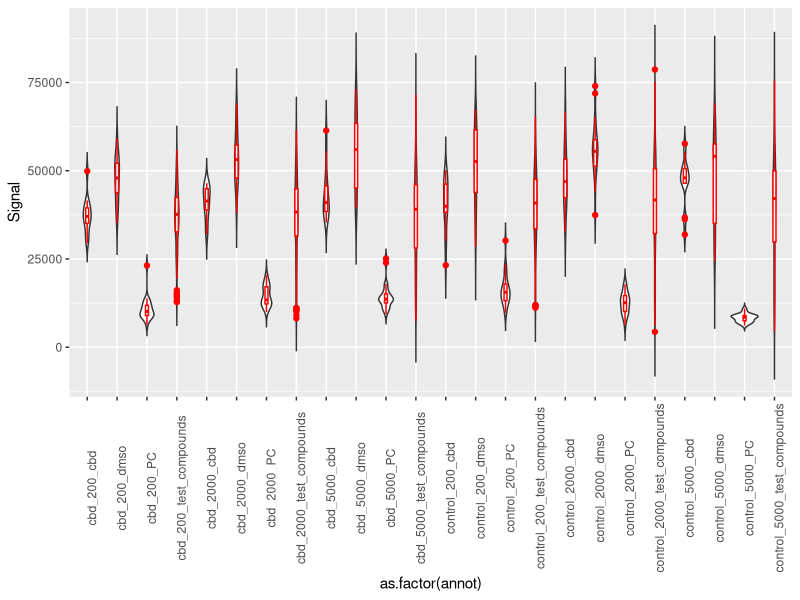
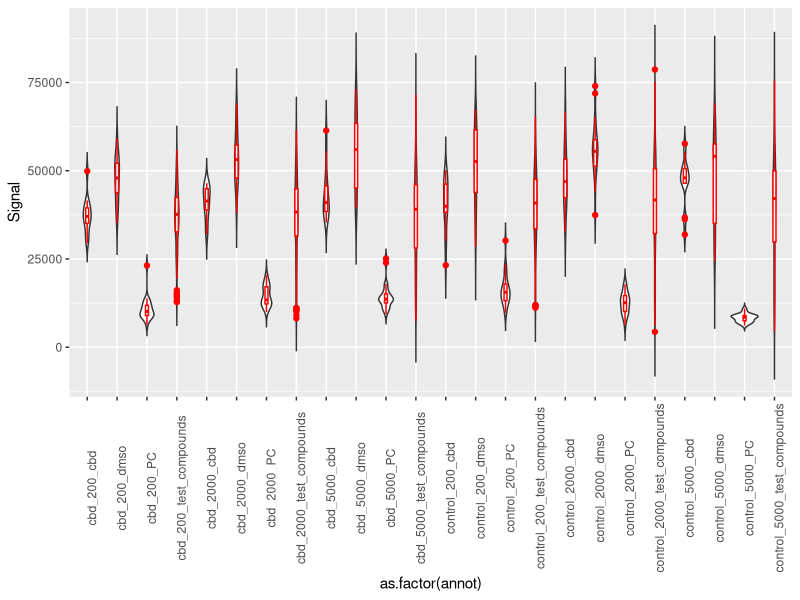
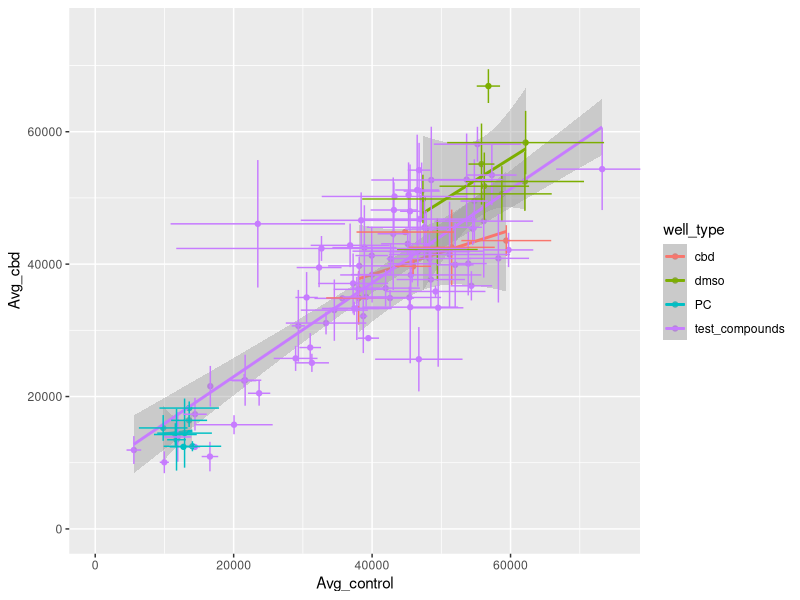
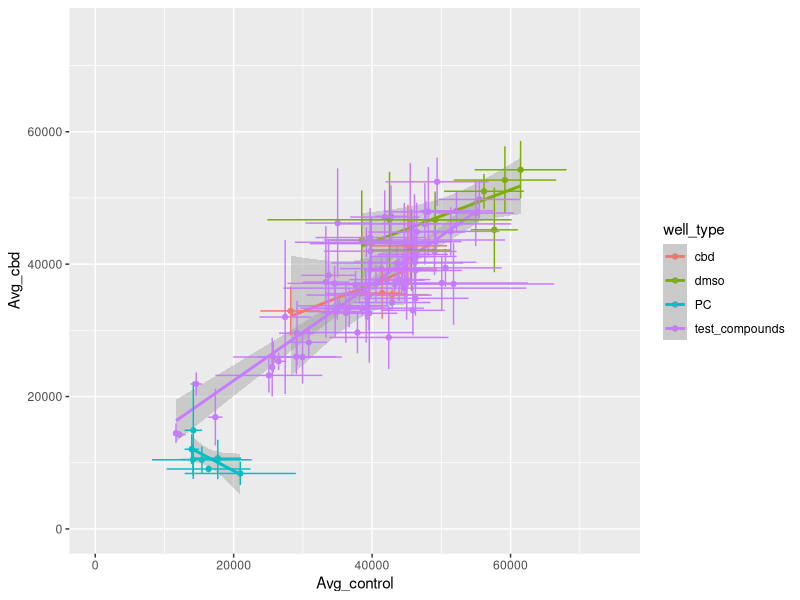
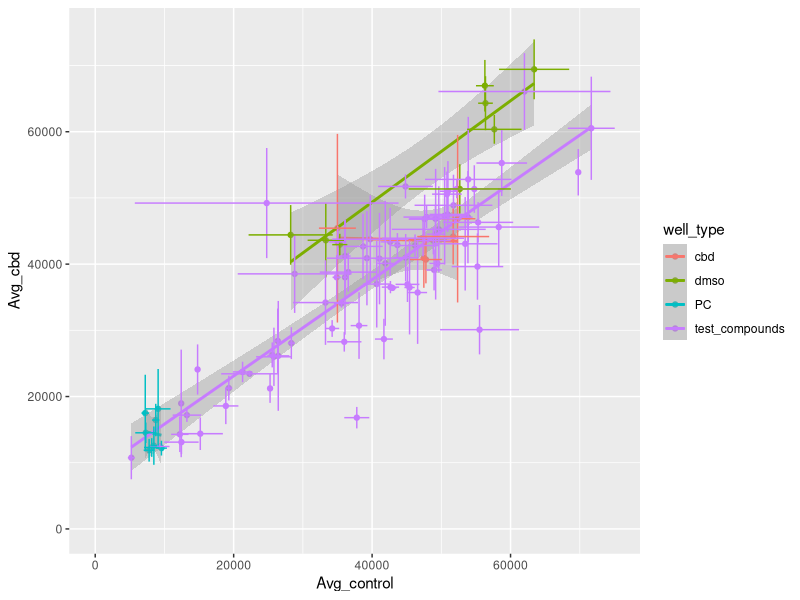

The R script that drew these images, in order: (Note: this script raises an error after producing the figures.)
setwd("~/Work/CBD_synergy_2022")
library(tidyverse)
library(readxl)
library(pheatmap)

fadu_data = read_excel("run3 nuclear area.xlsx",
                       na = "#NA")

fadu_data %>% nrow() #1728 = 18*96


cbd_plates = c(10:18)
ctrl_plates = c(1:9)
fadu_data  = fadu_data %>% mutate(cbd = ifelse(Plate %in% cbd_plates, "cbd","control"))
# fadu_data  = fadu_data %>% mutate(comp = ifelse(Plate %in% c(1:3,7:9), 2,200))
fadu_data  = fadu_data %>% filter(Plate<19) %>%  mutate(comp = case_when(Plate %in% c(1:3,10:12) ~ 200,
                                                   Plate %in% c(4:6,13:15) ~ 2000,
                                                   TRUE ~ 5000))


# Defining control wells
wells = fadu_data$Well %>% unique()
fadu_dmso_wells1 = c(paste0(LETTERS[1:4],"01"))
fadu_dmso_wells2 = c(paste0(LETTERS[5:8],12))
fadu_staur_wells1 = c(paste0(LETTERS[5:8],"01"))
fadu_staur_wells2 = c(paste0(LETTERS[1:4],12))
fadu_dmso_wells = c(fadu_dmso_wells1,fadu_dmso_wells2)
fadu_staur_wells = c(fadu_staur_wells1,fadu_staur_wells2)
fadu_cbd_wells = c(paste0(LETTERS[1:5],"02"))
# - - - - - - - - - - - - - - - - - - -

fadu_data_annotated  = fadu_data %>% mutate( well_type = case_when(Well %in% fadu_dmso_wells ~ "dmso", 
                                                        Well %in% fadu_staur_wells ~ "PC",
                                                        Well %in% fadu_cbd_wells ~ "cbd",
                                                        TRUE ~ "test_compounds"))

fadu_data_summary = fadu_data_annotated%>% group_by(well_type,cbd,comp) %>% 
  summarise(Avg = mean(Signal, na.rm=T), SD = sd(Signal, na.rm=T)) %>% arrange(-comp, desc(cbd),well_type)
fadu_data_summary %>% write_csv("run3_nuclear_area_summary.csv")
fadu_data_annotated = fadu_data_annotated %>% mutate(annot = paste(cbd,comp,well_type, sep  = "_"))
fadu_data_annotated %>% ggplot(aes(x = as.factor(annot),y = Signal)) +
  geom_violin(trim = F)+ 
  geom_boxplot(width=0.1, color="red") +
  theme(axis.text.x = element_text(angle = 90))
ggsave("summary_violin run3 nucl_area.png",
       width = 30, #note it was 20 for 2 concentrations
       height = 10,
       units =  "cm",
       dpi = 300)

# did not calculate
# comp_matrix = as.data.frame(matrix(0, nrow = length(sort(unique(fadu_data_annotated$annot))), ncol  = length(sort(unique(fadu_data_annotated$annot)))))
# # colnames(my_results) = rownames(my_results) = paste0("h-",unique(PTEN_variants$htsp_MTL))
# colnames(comp_matrix) = rownames(comp_matrix) = sort(unique(fadu_data_annotated$annot))
# 
# comp_matrix_ks_test = comp_matrix_ttest = comp_matrix
# 
# for (i in 1:nrow(comp_matrix)) {
#   for (j in 1:nrow(comp_matrix)) {
#     comp_matrix_ttest[i,j] = t.test(filter(fadu_data_annotated, annot == colnames(comp_matrix)[i])$Signal, filter(fadu_data_annotated, annot == colnames(comp_matrix)[j])$Signal)$p.value
#     comp_matrix_ks_test[i,j] = ks.test(filter(fadu_data_annotated, annot == colnames(comp_matrix)[i])$Signal, filter(fadu_data_annotated, annot == colnames(comp_matrix)[j])$Signal)$p.value
#     
#   }
# }

# diag(comp_matrix) = NA
# comp_matrix[upper.tri(comp_matrix)] <- comp_matrix_ks_test[upper.tri(comp_matrix)]
# comp_matrix[lower.tri(comp_matrix)] <- comp_matrix_ttest[lower.tri(comp_matrix)]
# comp_matrix %>% write.csv("comp_matrix run2.csv")

# - - - - - - - - - - - - - - - - - - -

fadu_data_mean = fadu_data %>% group_by(Well,cbd,comp) %>% 
  summarise(Avg = mean(Signal, na.rm=T), SD = sd(Signal, na.rm=T))

# - - - - - - - - - - - - - - - - - - -
matrix(filter(fadu_data_mean,comp == 2000, cbd == "control")$Avg,8,12, byrow = T) %>% 
  pheatmap(cluster_rows = F,cluster_cols = F, breaks = seq(0, 100000, length.out = 100),  
         cellwidth = 15, cellheight = 15, fontsize = 8,  
         filename = "FADU run3 control nucl_area comp_2000nm avg.pdf")
matrix(filter(fadu_data_mean,comp == 200, cbd == "control")$Avg,8,12, byrow = T) %>% 
  pheatmap(cluster_rows = F,cluster_cols = F, breaks = seq(0, 100000, length.out = 100),  
           cellwidth = 15, cellheight = 15, fontsize = 8,  
           filename = "FADU run3 control nucl_area comp_200nm avg.pdf")
matrix(filter(fadu_data_mean,comp == 5000, cbd == "control")$Avg,8,12, byrow = T) %>% 
  pheatmap(cluster_rows = F,cluster_cols = F, breaks = seq(0, 100000, length.out = 100),  
           cellwidth = 15, cellheight = 15, fontsize = 8,  
           filename = "FADU run3 control nucl_area comp_5000nm avg.pdf")

matrix(filter(fadu_data_mean,comp == 2000, cbd == "cbd")$Avg,8,12, byrow = T) %>% 
  pheatmap(cluster_rows = F,cluster_cols = F, breaks = seq(0, 100000, length.out = 100),  
           cellwidth = 15, cellheight = 15, fontsize = 8,  
           filename = "FADU run3 cbd nucl_area comp_2000nm avg.pdf")
matrix(filter(fadu_data_mean,comp == 200, cbd == "cbd")$Avg,8,12, byrow = T) %>% 
  pheatmap(cluster_rows = F,cluster_cols = F, breaks = seq(0, 100000, length.out = 100),  
           cellwidth = 15, cellheight = 15, fontsize = 8,  
           filename = "FADU run3 cbd nucl_area comp_200nm avg.pdf")
matrix(filter(fadu_data_mean,comp == 5000, cbd == "cbd")$Avg,8,12, byrow = T) %>% 
  pheatmap(cluster_rows = F,cluster_cols = F, breaks = seq(0, 100000, length.out = 100),  
           cellwidth = 15, cellheight = 15, fontsize = 8,  
           filename = "FADU run3 cbd nucl_area comp_5000nm avg.pdf")

 # note the "breaks..." part comes from the inspection of the unconstrained results

# - - - - - - - - - - - - - - - - - - - - - - - - - - -
# cbd to control ratios
fadu_data_by_cbd_plot = fadu_data_mean %>% 
  pivot_wider(names_from = cbd, values_from = c(Avg,SD)) %>% 
  mutate(ratio = Avg_cbd/Avg_control, log2ratio = log2(ratio), 
         ratioSD = ratio*sqrt((SD_control/Avg_control)^2 + (SD_cbd/Avg_cbd)^2))


fadu_data_by_cbd_plot = fadu_data_by_cbd_plot %>% 
  mutate( well_type = case_when(Well %in% fadu_dmso_wells ~ "dmso", 
                                Well %in% fadu_staur_wells ~ "PC",
                                Well %in% fadu_cbd_wells ~ "cbd",
                                TRUE ~ "test_compounds"))

fadu_data_by_cbd_plot %>% filter(comp == 2000)  %>% 
  ggplot(aes(x = Avg_control, y = Avg_cbd, color = well_type))+
  geom_point() + geom_smooth(method = 'lm') +
  geom_errorbar(aes(ymin = Avg_cbd - SD_cbd, ymax = Avg_cbd + SD_cbd), width = 0.1) +
  geom_errorbarh(aes(xmin = Avg_control - SD_control, xmax = Avg_control + SD_control), height = 0.1) +
  coord_cartesian(xlim = c(0,75000),ylim = c(0,75000))

ggsave("control vs cbd run3 nuclear_area conc2000 detailed with errorbars.png")

fadu_data_by_cbd_plot %>% filter(comp == 200)  %>% 
  ggplot(aes(x = Avg_control, y = Avg_cbd, color = well_type))+
  geom_point() + geom_smooth(method = 'lm') +
  geom_errorbar(aes(ymin = Avg_cbd - SD_cbd, ymax = Avg_cbd + SD_cbd), width = 0.1) +
  geom_errorbarh(aes(xmin = Avg_control - SD_control, xmax = Avg_control + SD_control), height = 0.1) +
  coord_cartesian(xlim = c(0,75000),ylim = c(0,75000))

ggsave("control vs cbd run3 nuclear_area conc200 detailed with errorbars.png")

fadu_data_by_cbd_plot %>% filter(comp == 5000)  %>% 
  ggplot(aes(x = Avg_control, y = Avg_cbd, color = well_type))+
  geom_point() + geom_smooth(method = 'lm') +
  geom_errorbar(aes(ymin = Avg_cbd - SD_cbd, ymax = Avg_cbd + SD_cbd), width = 0.1) +
  geom_errorbarh(aes(xmin = Avg_control - SD_control, xmax = Avg_control + SD_control), height = 0.1) +
  coord_cartesian(xlim = c(0,75000),ylim = c(0,75000))

ggsave("control vs cbd run3 nuclear_area conc5000 detailed with errorbars.png")

matrix(filter(fadu_data_by_cbd_plot,comp == 5000)$ratio,8,12, byrow = T) %>% 
  pheatmap(cluster_rows = F,cluster_cols = F, breaks = seq(0.5, 1.5, length.out = 100),  
           cellwidth = 15, cellheight = 15, fontsize = 8,  
           filename = "FADU run3 cbd nucl_area ratio comp_5000nm avg.pdf")
matrix(filter(fadu_data_by_cbd_plot,comp == 2000)$ratio,8,12, byrow = T) %>% 
  pheatmap(cluster_rows = F,cluster_cols = F, breaks = seq(0.5, 1.5, length.out = 100),  
           cellwidth = 15, cellheight = 15, fontsize = 8,  
           filename = "FADU run3 cbd nucl_area ratio comp_2000nm avg.pdf")
matrix(filter(fadu_data_by_cbd_plot,comp == 200)$ratio,8,12, byrow = T) %>% 
  pheatmap(cluster_rows = F,cluster_cols = F, breaks = seq(0.5, 1.5, length.out = 100),  
           cellwidth = 15, cellheight = 15, fontsize = 8,  
           filename = "FADU run3 cbd nucl_area ratio comp_200nm avg.pdf")

fadu_data_by_cbd = fadu_data_by_cbd_plot



fadu_data_by_comp = fadu_data_mean %>% 
  pivot_wider(names_from = comp, values_from = c(Avg,SD))

fadu_data_by_comp = fadu_data_by_comp %>% mutate(ratio2 = Avg_2000/Avg_200, 
                                                 log2ratio2 = log2(ratio2), 
                                                 ratio5 = Avg_5000/Avg_200, 
                                                 log2ratio5 = log2(ratio5))

#  did not run for Nuclear area
fadu_data_by_comp_control = matrix(filter(fadu_data_by_comp,cbd == "control")$ratio2,8,12, byrow = T) 
# running the line below breaks pheatmap permanently from showing the results, but files can be still saved
# pheatmap(fadu_data_by_comp_control, cluster_rows = F,cluster_cols = F)
pheatmap(fadu_data_by_comp_control, cluster_rows = F, cluster_cols = F, cellwidth = 15, cellheight = 15, 
         filename = "FADU run3 no_cbd 2000_to_low comp avg.pdf")

fadu_data_by_comp_control = matrix(filter(fadu_data_by_comp,cbd == "control")$log2ratio2,8,12, byrow = T) 
pheatmap(fadu_data_by_comp_control, cluster_rows = F, cluster_cols = F, cellwidth = 15, 
         cellheight = 15, breaks = seq(-1,1, length.out = 100), 
         filename = "FADU run3 no_cbd 2000_to_low log2ratio avg.pdf")

fadu_data_by_comp_control = matrix(filter(fadu_data_by_comp,cbd == "control")$ratio5,8,12, byrow = T) 
# running the line below breaks pheatmap permanently from showing the results, but files can be still saved
pheatmap(fadu_data_by_comp_control, cluster_rows = F, cluster_cols = F, cellwidth = 15, cellheight = 15, 
         filename = "FADU run3 no_cbd 5000_to_low comp avg.pdf")

matrix(filter(fadu_data_by_comp,cbd == "control")$log2ratio5,8,12, byrow = T) %>%  
  pheatmap( cluster_rows = F, cluster_cols = F, cellwidth = 15, 
         cellheight = 15, breaks = seq(-1,1, length.out = 100), 
         filename = "FADU run3 no_cbd 5000_to_low log2ratio avg.pdf")


matrix(filter(fadu_data_by_comp,cbd == "cbd")$log2ratio5,8,12, byrow = T) %>%  
  pheatmap( cluster_rows = F, cluster_cols = F, 
         cellwidth = 15, cellheight = 15,  breaks = seq(-1,1, length.out = 100),
         filename = "FADU run3 cbd 5000_to_low comp log2ratio avg.pdf")

matrix(filter(fadu_data_by_comp,cbd == "cbd")$log2ratio2,8,12, byrow = T) %>%  
  pheatmap( cluster_rows = F, cluster_cols = F, 
            cellwidth = 15, cellheight = 15,  breaks = seq(-1,1, length.out = 100),
            filename = "FADU run3 cbd 2000_to_low comp log2ratio avg.pdf")

#  did not run block above for nuclear area



norm_sig = c()
for (i in 1:18) {
  norm_sig = c(norm_sig,filter(fadu_data_annotated,Plate == i)$Signal/mean(filter(fadu_data_annotated,Plate == i, well_type == "cbd")$Signal))
}

fadu_data_normalized = fadu_data_annotated %>% 
  mutate(sig_norm = norm_sig)

fadu_data_norm_mean = fadu_data_normalized %>% group_by(Well,cbd,comp) %>% 
  summarise(Avg = mean(sig_norm, na.rm = T), SD = sd(sig_norm, na.rm = T))

# - - - - - - - - - - - - - - - - - - -
matrix(filter(fadu_data_norm_mean,comp == 2000, cbd == "control")$Avg,8,12, byrow = T) %>% 
  pheatmap(cluster_rows = F,cluster_cols = F, breaks = seq(0,2, length.out = 100),  
         cellwidth = 15, cellheight = 15, fontsize = 8,  
         filename = "FADU norm run3 nucl_area control comp_2000nm avg.pdf")

matrix(filter(fadu_data_norm_mean,comp == 5000, cbd == "control")$Avg,8,12, byrow = T) %>% 
  pheatmap(cluster_rows = F,cluster_cols = F, breaks = seq(0,2, length.out = 100),  
           cellwidth = 15, cellheight = 15, fontsize = 8,  
           filename = "FADU norm run3 nucl_area control comp_5000nm avg.pdf")

matrix(filter(fadu_data_norm_mean,comp == 200, cbd == "control")$Avg,8,12, byrow = T) %>% 
  pheatmap(cluster_rows = F,cluster_cols = F, breaks = seq(0,2, length.out = 100),  
           cellwidth = 15, cellheight = 15, fontsize = 8,  
           filename = "FADU norm run3 nucl_area control comp_200nm avg.pdf")

matrix(filter(fadu_data_norm_mean,comp == 2000, cbd == "cbd")$Avg,8,12, byrow = T) %>% 
  pheatmap(cluster_rows = F,cluster_cols = F, breaks = seq(0,2, length.out = 100),  
           cellwidth = 15, cellheight = 15, fontsize = 8,  
           filename = "FADU norm run3 nucl_area cbd comp_2000nm avg.pdf")

matrix(filter(fadu_data_norm_mean,comp == 5000, cbd == "cbd")$Avg,8,12, byrow = T) %>% 
  pheatmap(cluster_rows = F,cluster_cols = F, breaks = seq(0,2, length.out = 100),  
           cellwidth = 15, cellheight = 15, fontsize = 8,  
           filename = "FADU norm run3 nucl_area cbd comp_5000nm avg.pdf")

matrix(filter(fadu_data_norm_mean,comp == 200, cbd == "cbd")$Avg,8,12, byrow = T) %>% 
  pheatmap(cluster_rows = F,cluster_cols = F, breaks = seq(0,2, length.out = 100),  
           cellwidth = 15, cellheight = 15, fontsize = 8,  
           filename = "FADU norm run3 nucl_area cbd comp_200nm avg.pdf")

fadu_data_norm_by_cbd = fadu_data_norm_mean %>% 
  pivot_wider(names_from = cbd, values_from = c(Avg,SD)) %>% 
  mutate(ratio = Avg_cbd/Avg_control, log2ratio = log2(ratio), 
         ratioSD = ratio*sqrt((SD_control/Avg_control)^2 + (SD_cbd/Avg_cbd)^2))

fadu_data_norm_by_cbd = fadu_data_norm_by_cbd %>% 
  mutate( well_type = case_when(Well %in% fadu_dmso_wells ~ "dmso", 
                                Well %in% fadu_staur_wells ~ "PC",
                                Well %in% fadu_cbd_wells ~ "cbd",
                                TRUE ~ "test_compounds"))

fadu_data_norm_by_cbd = fadu_data_norm_by_cbd %>% 
  mutate( correction = ifelse(ratio > 1, ratio - 2*ratioSD, ratio + 2*ratioSD) ,
          significance = sign(log2ratio)*sign(log2(correction)) + 1,
          sign_values = log2ratio*significance/2)
# after this step, column "sign_values" contains the same values as in log2ratio, 
# but all non-significant values are converted to zeroes

fadu_data_norm_by_cbd %>% 
  arrange(-comp, well_type) %>%  write_csv("fadu_data run3 nucl_area_norm_by_cbd.csv")

matrix(filter(fadu_data_norm_by_cbd,comp == 2000)$sign_values,8,12, byrow = T) %>%  
  pheatmap( cluster_rows = F, cluster_cols = F, cellwidth = 15, cellheight = 15,
            breaks = seq(-1,1, length.out = 100),  
         filename = "FADU run3 nucl_area cbd 2000 comp avg.pdf")
matrix(filter(fadu_data_norm_by_cbd,comp == 200)$sign_values,8,12, byrow = T) %>%  
  pheatmap( cluster_rows = F, cluster_cols = F, cellwidth = 15, cellheight = 15,
            breaks = seq(-1,1, length.out = 100),  
            filename = "FADU run3 nucl_area cbd 200 comp avg.pdf")
matrix(filter(fadu_data_norm_by_cbd,comp == 5000)$sign_values,8,12, byrow = T) %>%  
  pheatmap( cluster_rows = F, cluster_cols = F, cellwidth = 15, cellheight = 15, 
            breaks = seq(-1,1, length.out = 100),  
            filename = "FADU run3 nucl_area cbd 5000 comp avg.pdf")


matrix(filter(fadu_data_norm_by_cbd,comp == 2000)$sign_values,8,12, byrow = T) %>% 
  na_if(0) %>%   pheatmap( cluster_rows = F, cluster_cols = F, cellwidth = 15, cellheight = 15,
            breaks = seq(-1,1, length.out = 100),  
            filename = "FADU run3 nucl_area cbd 2000 sign diff.pdf")
matrix(filter(fadu_data_norm_by_cbd,comp == 200)$sign_values,8,12, byrow = T) %>%  
  na_if(0) %>%   pheatmap( cluster_rows = F, cluster_cols = F, cellwidth = 15, cellheight = 15,
            breaks = seq(-1,1, length.out = 100),  
            filename = "FADU run3 nucl_area cbd 200 sign diff.pdf")
matrix(filter(fadu_data_norm_by_cbd,comp == 5000)$sign_values,8,12, byrow = T) %>%  
  na_if(0) %>%   pheatmap( cluster_rows = F, cluster_cols = F, 
                           cellwidth = 15, cellheight = 15, 
            breaks = seq(-1,1, length.out = 100),  
            filename = "FADU run3 nucl_area cbd 5000 sign diff.pdf")




fadu_data_by_comp_cbd = matrix(filter(fadu_data_by_comp,cbd == "cbd")$log2ratio,8,12, byrow = T) 
pheatmap(fadu_data_norm_by_cbd_viz_comp_2, cluster_rows = F, cluster_cols = F, cellwidth = 15, cellheight = 15, 
         breaks = seq(-1,1, length.out = 100), 
         filename = "FADU run2 cbd_to_nocbd comp2000 log2ratio normalized .pdf")
pheatmap(na_if(fadu_data_norm_by_cbd_viz_comp_2,0), cluster_rows = F, cluster_cols = F, cellwidth = 15, cellheight = 15, 
         breaks = seq(-1,1, length.out = 100), 
         filename = "FADU run2 cbd_to_nocbd comp2000 log2ratio normalized withNAs.pdf")

fadu_data_norm_by_cbd_viz_comp_200 = matrix(filter(fadu_data_norm_by_cbd,comp == 200)$sign_values,8,12, byrow = T) 
pheatmap(fadu_data_norm_by_cbd_viz_comp_200, cluster_rows = F, cluster_cols = F, 
         cellwidth = 15, cellheight = 15, breaks = seq(-1,1, length.out = 100), 
         filename = "FADU run2 cbd_to_nocbd comp200 log2ratio normalized .pdf")
pheatmap(na_if(fadu_data_norm_by_cbd_viz_comp_200,0), cluster_rows = F, cluster_cols = F, 
         cellwidth = 15, cellheight = 15, breaks = seq(-1,1, length.out = 100), 
         filename = "FADU run2 cbd_to_nocbd comp200 log2ratio normalized withNAs.pdf")

# - - - - - - - - - - - - - - - - - - - - - - - - - - -
matrix(filter(fadu_data_norm_by_cbd,comp == 2000)$Avg_control,8,12, byrow = T) %>%  
  pheatmap( cluster_rows = F, cluster_cols = F, cellwidth = 15, cellheight = 15,
            breaks = seq(0.5,1.5, length.out = 100),  
            filename = "FADU run3 comp 2000 normalized avg.pdf")
matrix(filter(fadu_data_norm_by_cbd,comp == 200)$Avg_control,8,12, byrow = T) %>%  
  pheatmap( cluster_rows = F, cluster_cols = F, cellwidth = 15, cellheight = 15,
            breaks = seq(0.5,1.5, length.out = 100),  
            filename = "FADU run3 comp 200 normalized avg.pdf")
matrix(filter(fadu_data_norm_by_cbd,comp == 5000)$Avg_control,8,12, byrow = T) %>%  
  pheatmap( cluster_rows = F, cluster_cols = F, cellwidth = 15, cellheight = 15,
            breaks = seq(0.5,1.5, length.out = 100),  
            filename = "FADU run3 comp 5000 normalized avg.pdf")
matrix(filter(fadu_data_norm_by_cbd,comp == 5000)$sign_values,8,12, byrow = T) %>%  
  pheatmap( cluster_rows = F, cluster_cols = F, cellwidth = 15, cellheight = 15, 
            breaks = seq(-1,1, length.out = 100),  
            filename = "FADU run3 cbd 5000 comp avg.pdf")
# - - - - - - - - - - - - - - - - - - - - - - - - - - 
fadu_data_normalized_controls_run3 = fadu_data_norm_by_cbd %>% select(Well,well_type, comp, Avg_control,SD_control) %>% 
  pivot_wider(names_from = comp, values_from = c(Avg_control, SD_control))
fadu_data_normalized_controls_run3 %>% write_csv("fadu_data_normalized_controls_run3.csv")
fadu_data_normalized_controls_run3 %>% ggplot(aes(x = Avg_control_200, y = Avg_control_2000, color = well_type))+
  geom_point() + geom_smooth(method = 'lm') +
  geom_errorbar(aes(ymin = Avg_control_2000 - SD_control_2000, ymax = Avg_control_2000 + SD_control_2000), width = 0.1) +
  geom_errorbarh(aes(xmin = Avg_control_200 - SD_control_200, xmax = Avg_control_200 + SD_control_200), height = 0.1) +
  coord_cartesian(xlim = c(0,1.5),ylim = c(0,1.5))
ggsave("run3 200 vs 2000.png") 

fadu_data_normalized_controls_run3 %>% ggplot(aes(x = Avg_control_200, y = Avg_control_5000, color = well_type))+
  geom_point() + geom_smooth(method = 'lm') +
  geom_errorbar(aes(ymin = Avg_control_5000 - SD_control_5000, ymax = Avg_control_5000 + SD_control_5000), width = 0.1) +
  geom_errorbarh(aes(xmin = Avg_control_200 - SD_control_200, xmax = Avg_control_200 + SD_control_200), height = 0.1) +
  coord_cartesian(xlim = c(0,1.5),ylim = c(0,1.5))
ggsave("run3 200 vs 5000.png") 

fadu_data_normalized_controls_run3 %>% ggplot(aes(x = Avg_control_2000, y = Avg_control_5000, color = well_type))+
  geom_point() + geom_smooth(method = 'lm') +
  geom_errorbar(aes(ymin = Avg_control_5000 - SD_control_5000, ymax = Avg_control_5000 + SD_control_5000), width = 0.1) +
  geom_errorbarh(aes(xmin = Avg_control_2000 - SD_control_2000, xmax = Avg_control_2000 + SD_control_2000), height = 0.1) +
  coord_cartesian(xlim = c(0,1.5),ylim = c(0,1.5))
ggsave("run3 2000 vs 5000.png") 
